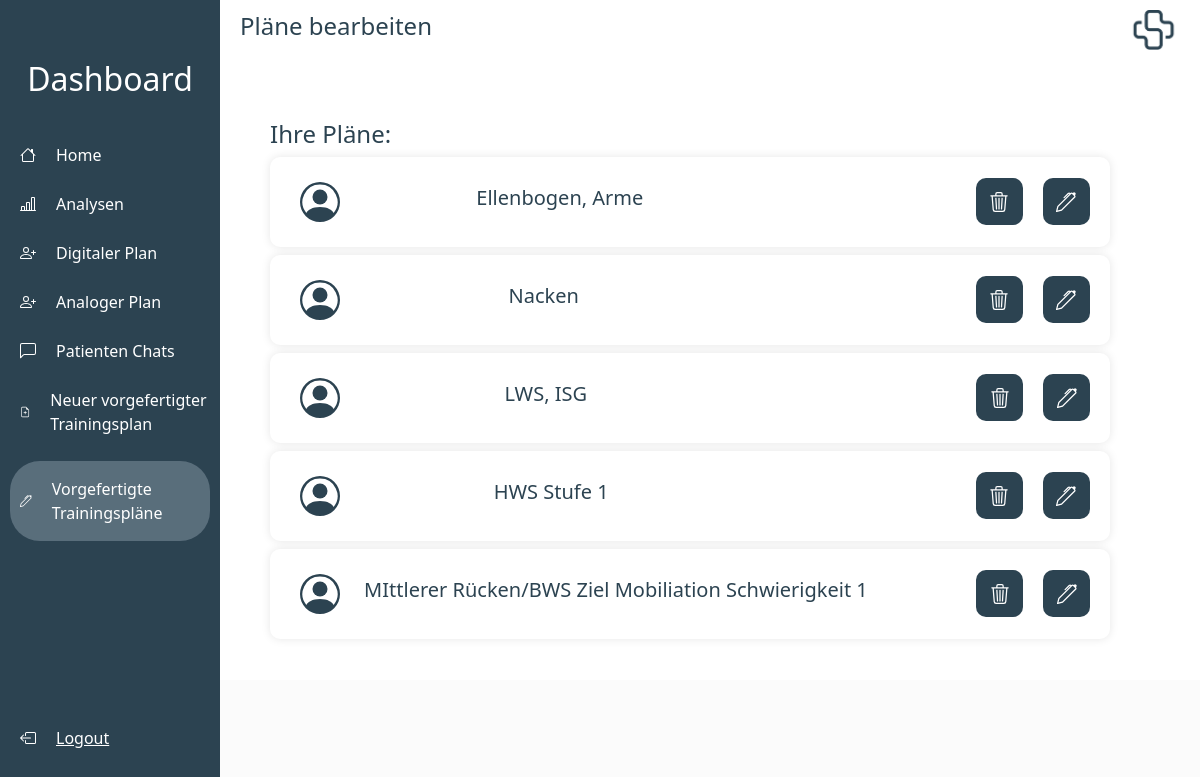
The app's page /edit-plans/ (signed in) with its own data.
### laxout_app/models.py (models this page shows)
class AiTrainingDataGlobal(models.Model):
    def __str__(self):
        return f"{self.illness}"
    illness = models.CharField(default="", max_length=200)
    related_exercises = models.ManyToManyField(Laxout_Exercise)
    created_by = models.IntegerField(default=0)  # Physio Id

### laxout_app/views.py (the view)
@login_required(login_url="login")
def edit_plans(request):
    plans_list = models.AiTrainingDataGlobal.objects.all()
    print(f"plans_list{plans_list}")
    return render(
        request,
        "laxout_app/plaene.html",
        {
            "plans_list": plans_list,
        },
    )

### laxout_app/templates/laxout_app/plaene.html (shortened to what this page needs)
{%extends 'laxout_app/main.html'%}
{%load crispy_forms_tags%}
{%block praxisname%}
Pläne bearbeiten
{%endblock praxisname%}
{%block content%}
<div style=" padding-left: 30px; padding-right: 30px; padding-top: 60px; background:none; height: 600px;">
    <h4 style="color: rgb(44, 67, 81);">
        Ihre Pläne:
    </h4>
    {% for plan in plans_list%}
    <div class="user-item" style="justify-items: center; justify-content: space-between;">
        <div style="padding-left: 30px; ">
        </div>
        <div style="padding-right: 30px;">
            <h5 style="color: rgb(44, 67, 81);">
                {{plan.illness}}
            </h5>
        </div>
        <div style="flex-direction: row; display: flex;">
            <button class="delete-button"
                style="display: flex; justify-items: center; justify-content: center; align-items: center; width: 70; font-size: 16px;"
                onclick="delete_plan('{{plan.id}}')">
            </button>
            <button class="delete-button"
                style="display: flex; justify-items: center; justify-content: center; align-items: center; width: 70; font-size: 16px;"
                onclick="edit_plan('{{plan.id}}')">
            </button>
        </div>
    </div>
    {%endfor%}
</div>
{%endblock content%}

### laxout_app/templates/laxout_app/main.html (style rules this page uses)
body { background-color: rgb(251, 251, 251) !important; margin: 0px; }
.user-item { height: 90px; background-color: white; margin-top: 8px; margin-bottom: 8px; border-radius: 10px; width: 70vw; color: black; box-shadow: 0 0 10px rgba(0, 0, 0, 0.1); flex-direction: row; display: flex; justify-content: center; align-items: center; }
.delete-button { height: 47px; width: 47px; background-color: rgb(44, 67, 81); color: white; font-size: 30px; border-radius: 10px; cursor: pointer; border: none; margin-right: 20px; transition: transform 0.3s ease-in-out; }

### records on screen
AiTrainingDataGlobal: illness "Ellenbogen, Arme"
AiTrainingDataGlobal: illness "Nacken"
AiTrainingDataGlobal: illness "LWS, ISG"
AiTrainingDataGlobal: illness "HWS Stufe 1"
AiTrainingDataGlobal: illness "MIttlerer Rücken/BWS Ziel Mobiliation Schwierigkeit 1"
